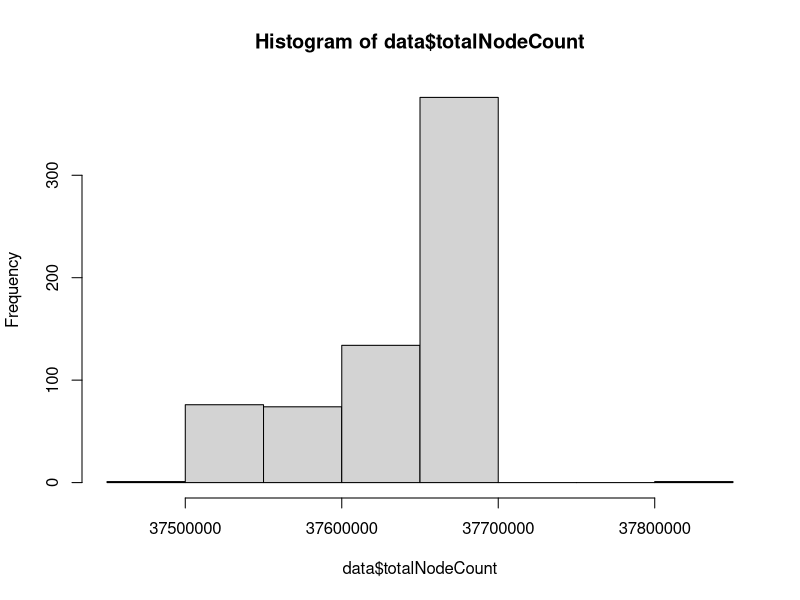
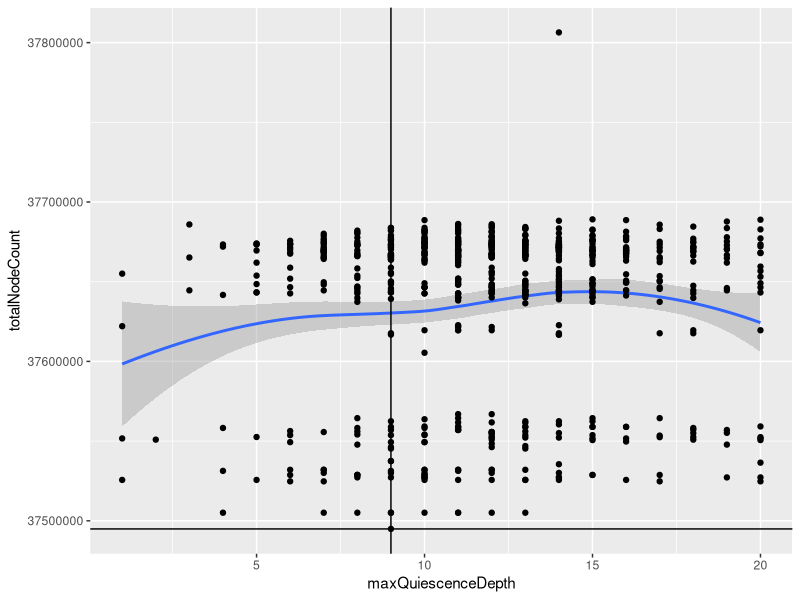
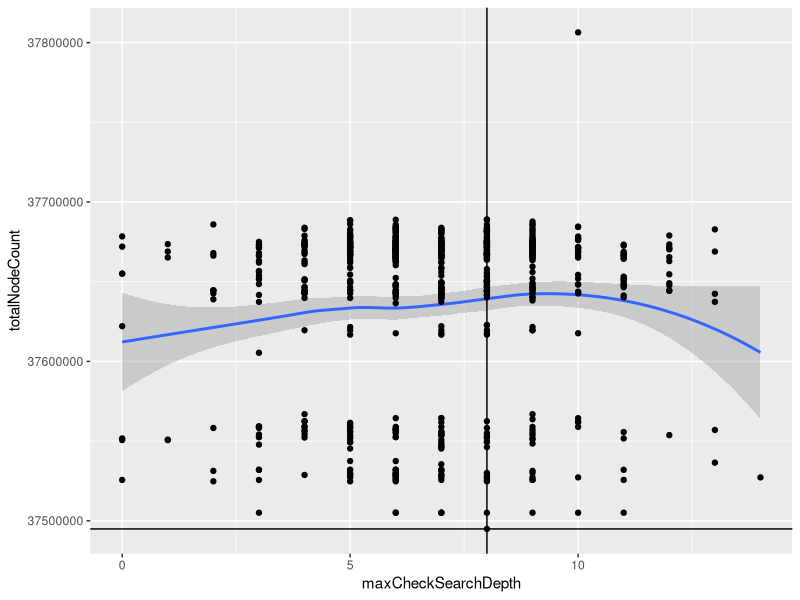
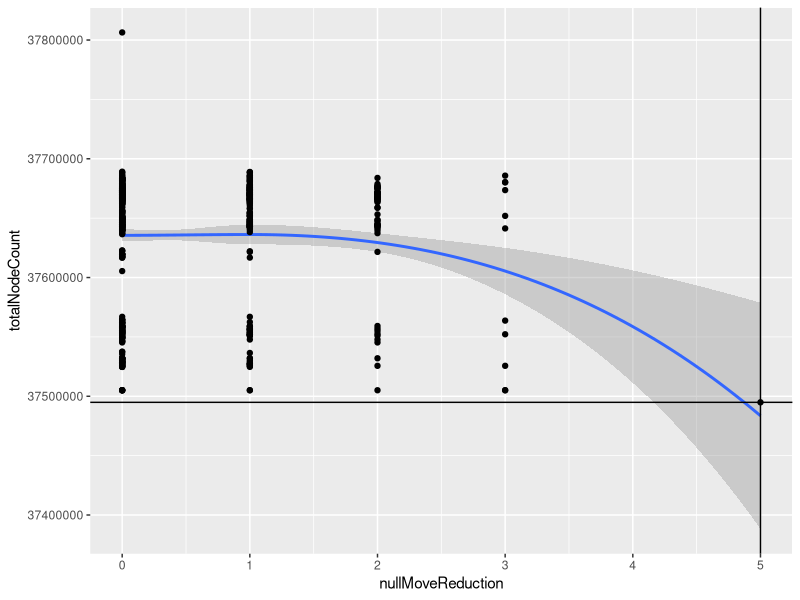
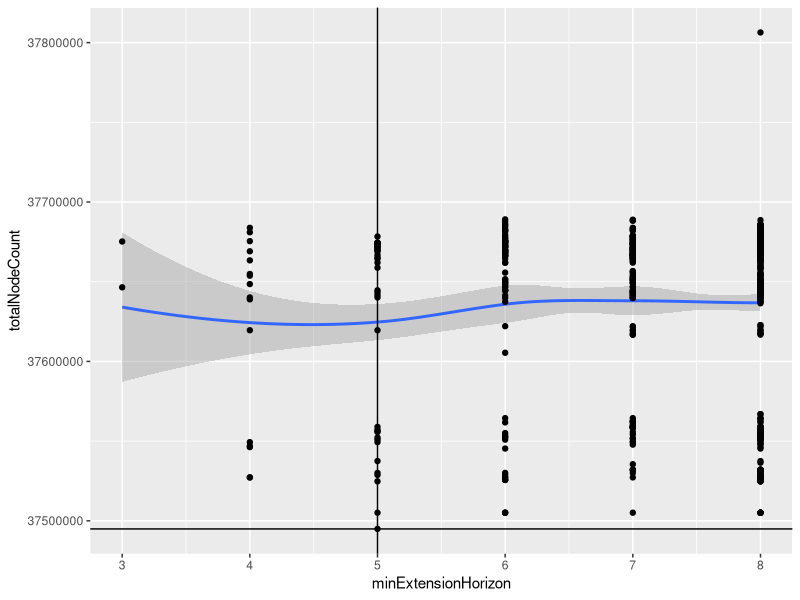
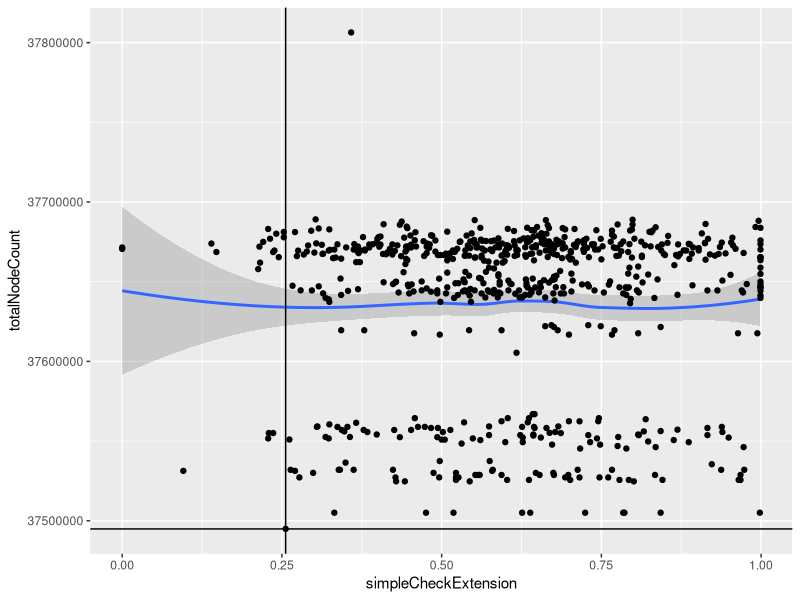
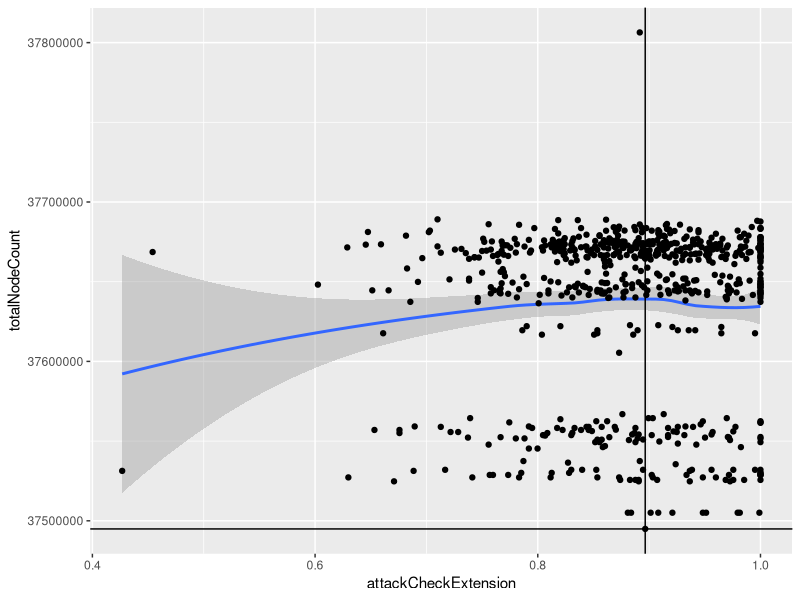
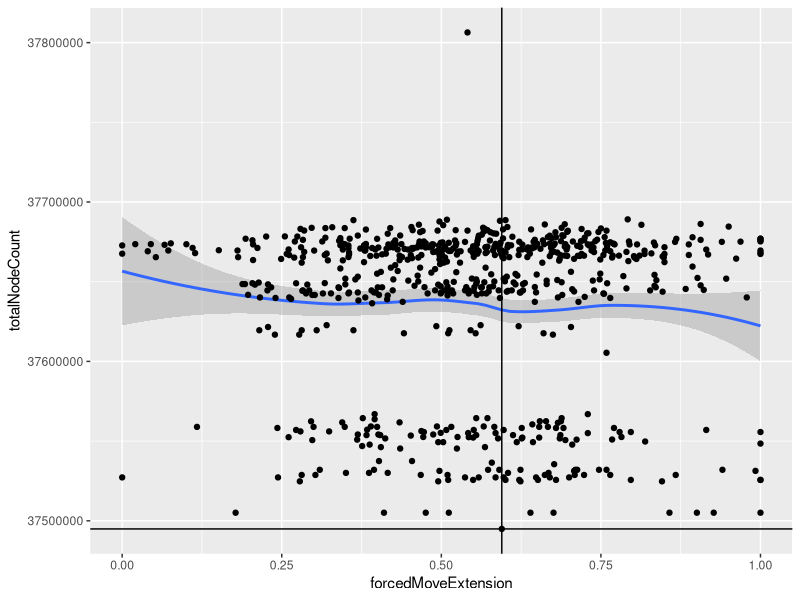

These charts were generated, in order, by the following R code:
## ---- chunk 1
knitr::opts_chunk$set(echo = TRUE, warning = FALSE)
library(ggplot2);
## ---- chunk 2
rawData <- read.csv('statistics.csv');
rawDataCount <- nrow(rawData);
droppedRows = round(0.02 * rawDataCount);

data <- rawData[order(rawData$totalNodeCount), ][droppedRows:rawDataCount, ];

minNodeCount <- min(data$totalNodeCount);
minRow <- data[data$totalNodeCount == minNodeCount, ];

minRow
## ---- chunk 3
hist(data$totalNodeCount)
## ---- chunk 4
geom = 'smooth';

ggplot(data, aes (x = maxQuiescenceDepth, y = totalNodeCount)) + geom_smooth() + geom_point() + geom_vline(xintercept = minRow$maxQuiescenceDepth) + geom_hline(yintercept = minRow$totalNodeCount);
ggplot(data, aes (x = maxCheckSearchDepth, y = totalNodeCount)) + geom_smooth() + geom_point() + geom_vline(xintercept = minRow$maxCheckSearchDepth) + geom_hline(yintercept = minRow$totalNodeCount);
ggplot(data, aes (x = nullMoveReduction, y = totalNodeCount)) + geom_smooth() + geom_point() + geom_vline(xintercept = minRow$nullMoveReduction) + geom_hline(yintercept = minRow$totalNodeCount);
ggplot(data, aes (x = minExtensionHorizon, y = totalNodeCount)) + geom_smooth() + geom_point() + geom_vline(xintercept = minRow$minExtensionHorizon) + geom_hline(yintercept = minRow$totalNodeCount);
ggplot(data, aes (x = simpleCheckExtension, y = totalNodeCount)) + geom_smooth() + geom_point() + geom_vline(xintercept = minRow$simpleCheckExtension) + geom_hline(yintercept = minRow$totalNodeCount);
ggplot(data, aes (x = attackCheckExtension, y = totalNodeCount)) + geom_smooth() + geom_point() + geom_vline(xintercept = minRow$attackCheckExtension) + geom_hline(yintercept = minRow$totalNodeCount);
ggplot(data, aes (x = forcedMoveExtension, y = totalNodeCount)) + geom_smooth() + geom_point() + geom_vline(xintercept = minRow$forcedMoveExtension) + geom_hline(yintercept = minRow$totalNodeCount);
ggplot(data, aes (x = mateExtension, y = totalNodeCount)) + geom_smooth() + geom_point() + geom_vline(xintercept = minRow$mateExtension) + geom_hline(yintercept = minRow$totalNodeCount);
ggplot(data, aes (x = rankAttackExtension, y = totalNodeCount)) + geom_smooth() + geom_point() + geom_vline(xintercept = minRow$rankAttackExtension) + geom_hline(yintercept = minRow$totalNodeCount);
ggplot(data, aes (x = pawnOnSevenRankExtension, y = totalNodeCount)) + geom_smooth() + geom_point() + geom_vline(xintercept = minRow$pawnOnSevenRankExtension) + geom_hline(yintercept = minRow$totalNodeCount);
ggplot(data, aes (x = protectingPawnOnSixRankExtension, y = totalNodeCount)) + geom_smooth() + geom_point() + geom_vline(xintercept = minRow$protectingPawnOnSixRankExtension) + geom_hline(yintercept = minRow$totalNodeCount);
ggplot(data, aes (x = recaptureMinExtension, y = totalNodeCount)) + geom_smooth() + geom_point() + geom_vline(xintercept = minRow$recaptureMinExtension) + geom_hline(yintercept = minRow$totalNodeCount);
ggplot(data, aes (x = recaptureMaxExtension, y = totalNodeCount)) + geom_smooth() + geom_point() + geom_vline(xintercept = minRow$recaptureMaxExtension) + geom_hline(yintercept = minRow$totalNodeCount);
ggplot(data, aes (x = recaptureBeginMinTreshold, y = totalNodeCount)) + geom_smooth() + geom_point() + geom_vline(xintercept = minRow$recaptureBeginMinTreshold) + geom_hline(yintercept = minRow$totalNodeCount);
ggplot(data, aes (x = recaptureBeginMaxTreshold, y = totalNodeCount)) + geom_smooth() + geom_point() + geom_vline(xintercept = minRow$recaptureBeginMaxTreshold) + geom_hline(yintercept = minRow$totalNodeCount);
ggplot(data, aes (x = recaptureTargetTreshold, y = totalNodeCount)) + geom_smooth() + geom_point() + geom_vline(xintercept = minRow$recaptureTargetTreshold) + geom_hline(yintercept = minRow$totalNodeCount);
